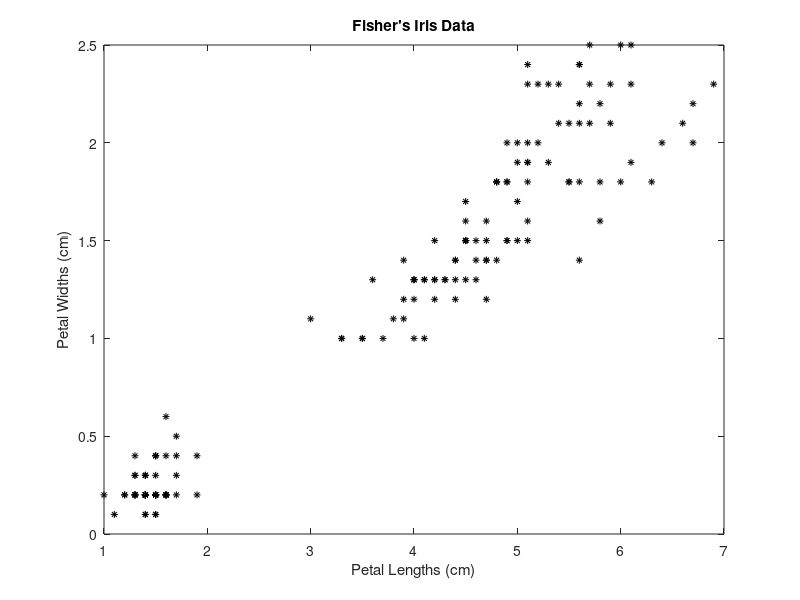
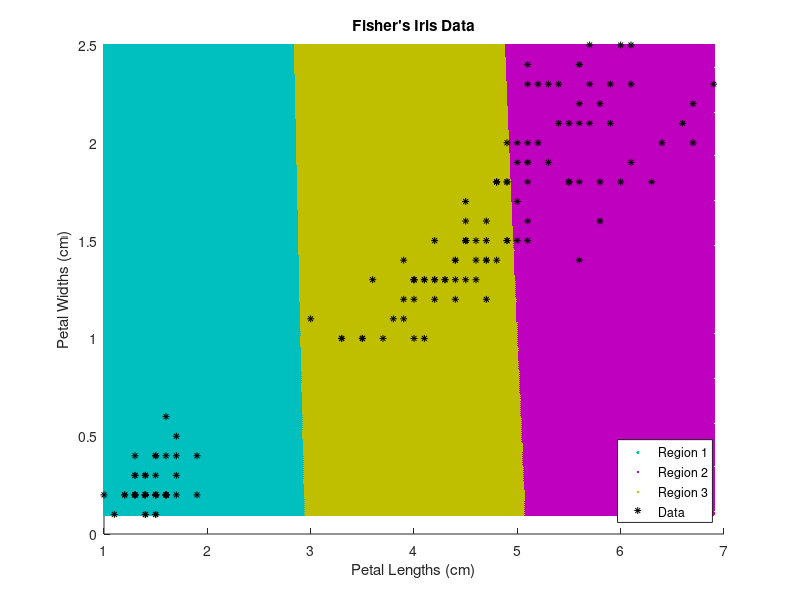
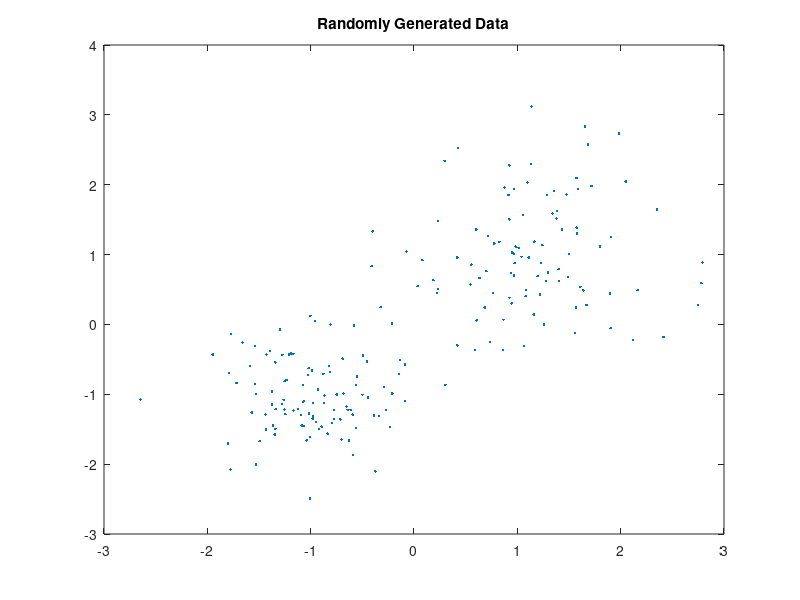
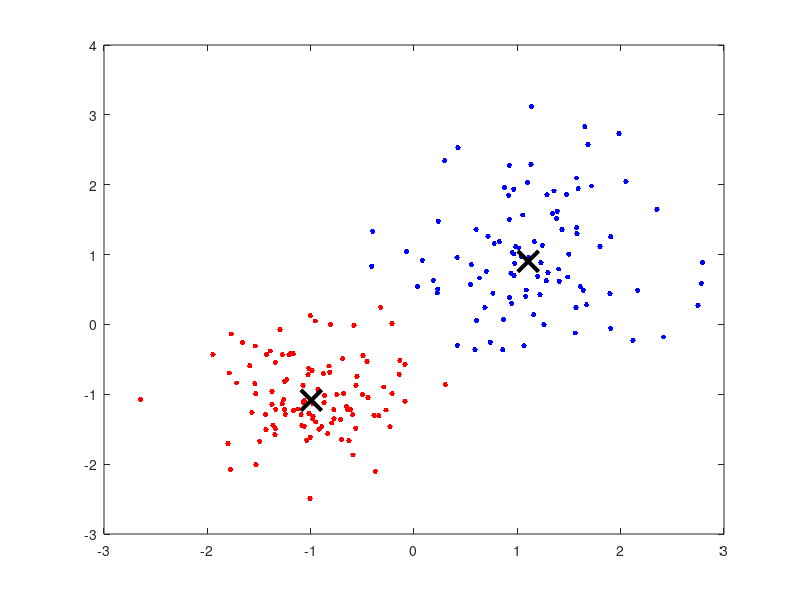

Here is the MATLAB script that generated these plots, in order: (Note: this script raises an error after producing the figures.)
%kmeans clustaring 
load fisheriris
X = meas(:,3:4);

figure;
plot(X(:,1),X(:,2),'k*','MarkerSize',5);
title 'Fisher''s Iris Data';
xlabel 'Petal Lengths (cm)'; 
ylabel 'Petal Widths (cm)';

rng(1); % For reproducibility
[idx,C] = kmeans(X,3);

x1 = min(X(:,1)):0.01:max(X(:,1));
x2 = min(X(:,2)):0.01:max(X(:,2));
[x1G,x2G] = meshgrid(x1,x2);
XGrid = [x1G(:),x2G(:)]; % Defines a fine grid on the plot

idx2Region = kmeans(XGrid,3,'MaxIter',1,'Start',C);
figure;
gscatter(XGrid(:,1),XGrid(:,2),idx2Region,...
    [0,0.75,0.75;0.75,0,0.75;0.75,0.75,0],'..');
hold on;
plot(X(:,1),X(:,2),'k*','MarkerSize',5);
title 'Fisher''s Iris Data';
xlabel 'Petal Lengths (cm)';
ylabel 'Petal Widths (cm)'; 
legend('Region 1','Region 2','Region 3','Data','Location','SouthEast');
hold off;



%Randomly generated data

rng default; % For reproducibility
X = [randn(100,2)*0.75+ones(100,2);
    randn(100,2)*0.5-ones(100,2)];

figure;
plot(X(:,1),X(:,2),'.');
title 'Randomly Generated Data';
opts = statset('Display','final');
[idx,C] = kmeans(X,2,'Distance','cityblock',...
'Replicates',5,'Options',opts);


figure;
plot(X(idx==1,1),X(idx==1,2),'r.','MarkerSize',12)
hold on
plot(X(idx==2,1),X(idx==2,2),'b.','MarkerSize',12)
plot(C(:,1),C(:,2),'kx',...
     'MarkerSize',15,'LineWidth',3) 
legend('Cluster 1','Cluster 2','Centroids',...
       'Location','NW')
title 'Cluster Assignments and Centroids'
hold off
